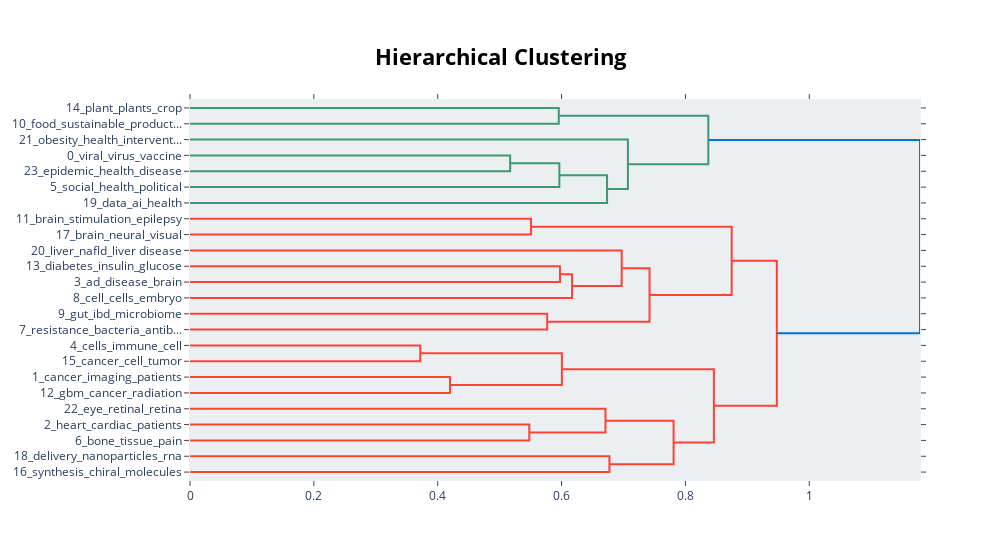

Notebook code for this chart:
### Code cell
topic_model.visualize_hierarchy(custom_labels=False)

### Figure 1 — Plotly figure (JSON) as saved in the notebook; plotly's stock layout.template omitted (floating-point values rounded to 4 significant figures)
{"data": [{"hoverinfo": "text", "marker": {"color": "rgb(61,153,112)"}, "mode": "lines", "type": "scatter", "x": [0.0, 0.5955, 0.5955, 0.0], "xaxis": "x", "y": [-5.0, -5.0, -15.0, -15.0], "yaxis": "y"}, {"hoverinfo": "text", "marker": {"color": "rgb(61,153,112)"}, "mode": "lines", "type": "scatter", "x": [0.0, 0.517, 0.517, 0.0], "xaxis": "x", "y": [-35.0, -35.0, -45.0, -45.0], "yaxis": "y"}, {"hoverinfo": "text", "marker": {"color": "rgb(61,153,112)"}, "mode": "lines", "type": "scatter", "x": [0.517, 0.5964, 0.5964, 0.0], "xaxis": "x", "y": [-40.0, -40.0, -55.0, -55.0], "yaxis": "y"}, {"hoverinfo": "text", "marker": {"color": "rgb(61,153,112)"}, "mode": "lines", "type": "scatter", "x": [0.5964, 0.6735, 0.6735, 0.0], "xaxis": "x", "y": [-47.5, -47.5, -65.0, -65.0], "yaxis": "y"}, {"hoverinfo": "text", "marker": {"color": "rgb(61,153,112)"}, "mode": "lines", "type": "scatter", "x": [0.0, 0.7071, 0.7071, 0.6735], "xaxis": "x", "y": [-25.0, -25.0, -56.25, -56.25], "yaxis": "y"}, {"hoverinfo": "text", "marker": {"color": "rgb(61,153,112)"}, "mode": "lines", "type": "scatter", "x": [0.5955, 0.837, 0.837, 0.7071], "xaxis": "x", "y": [-10.0, -10.0, -40.62, -40.62], "yaxis": "y"}, {"hoverinfo": "text", "marker": {"color": "rgb(255,65,54)"}, "mode": "lines", "type": "scatter", "x": [0.0, 0.5507, 0.5507, 0.0], "xaxis": "x", "y": [-75.0, -75.0, -85.0, -85.0], "yaxis": "y"}, {"hoverinfo": "text", "marker": {"color": "rgb(255,65,54)"}, "mode": "lines", "type": "scatter", "x": [0.0, 0.5974, 0.5974, 0.0], "xaxis": "x", "y": [-105.0, -105.0, -115.0, -115.0], "yaxis": "y"}, {"hoverinfo": "text", "marker": {"color": "rgb(255,65,54)"}, "mode": "lines", "type": "scatter", "x": [0.5974, 0.6169, 0.6169, 0.0], "xaxis": "x", "y": [-110.0, -110.0, -125.0, -125.0], "yaxis": "y"}, {"hoverinfo": "text", "marker": {"color": "rgb(255,65,54)"}, "mode": "lines", "type": "scatter", "x": [0.0, 0.6971, 0.6971, 0.6169], "xaxis": "x", "y": [-95.0, -95.0, -117.5, -117.5], "yaxis": "y"}, {"hoverinfo": "text", "marker": {"color": "rgb(255,65,54)"}, "mode": "lines", "type": "scatter", "x": [0.0, 0.5768, 0.5768, 0.0], "xaxis": "x", "y": [-135.0, -135.0, -145.0, -145.0], "yaxis": "y"}, {"hoverinfo": "text", "marker": {"color": "rgb(255,65,54)"}, "mode": "lines", "type": "scatter", "x": [0.6971, 0.7421, 0.7421, 0.5768], "xaxis": "x", "y": [-106.2, -106.2, -140.0, -140.0], "yaxis": "y"}, {"hoverinfo": "text", "marker": {"color": "rgb(255,65,54)"}, "mode": "lines", "type": "scatter", "x": [0.5507, 0.8747, 0.8747, 0.7421], "xaxis": "x", "y": [-80.0, -80.0, -123.1, -123.1], "yaxis": "y"}, {"hoverinfo": "text", "marker": {"color": "rgb(255,65,54)"}, "mode": "lines", "type": "scatter", "x": [0.0, 0.3718, 0.3718, 0.0], "xaxis": "x", "y": [-155.0, -155.0, -165.0, -165.0], "yaxis": "y"}, {"hoverinfo": "text", "marker": {"color": "rgb(255,65,54)"}, "mode": "lines", "type": "scatter", "x": [0.0, 0.4198, 0.4198, 0.0], "xaxis": "x", "y": [-175.0, -175.0, -185.0, -185.0], "yaxis": "y"}, {"hoverinfo": "text", "marker": {"color": "rgb(255,65,54)"}, "mode": "lines", "type": "scatter", "x": [0.3718, 0.6005, 0.6005, 0.4198], "xaxis": "x", "y": [-160.0, -160.0, -180.0, -180.0], "yaxis": "y"}, {"hoverinfo": "text", "marker": {"color": "rgb(255,65,54)"}, "mode": "lines", "type": "scatter", "x": [0.0, 0.5479, 0.5479, 0.0], "xaxis": "x", "y": [-205.0, -205.0, -215.0, -215.0], "yaxis": "y"}, {"hoverinfo": "text", "marker": {"color": "rgb(255,65,54)"}, "mode": "lines", "type": "scatter", "x": [0.0, 0.6709, 0.6709, 0.5479], "xaxis": "x", "y": [-195.0, -195.0, -210.0, -210.0], "yaxis": "y"}, {"hoverinfo": "text", "marker": {"color": "rgb(255,65,54)"}, "mode": "lines", "type": "scatter", "x": [0.0, 0.6773, 0.6773, 0.0], "xaxis": "x", "y": [-225.0, -225.0, -235.0, -235.0], "yaxis": "y"}, {"hoverinfo": "text", "marker": {"color": "rgb(255,65,54)"}, "mode": "lines", "type": "scatter", "x": [0.6709, 0.7809, 0.7809, 0.6773], "xaxis": "x", "y": [-202.5, -202.5, -230.0, -230.0], "yaxis": "y"}, {"hoverinfo": "text", "marker": {"color": "rgb(255,65,54)"}, "mode": "lines", "type": "scatter", "x": [0.6005, 0.8459, 0.8459, 0.7809], "xaxis": "x", "y": [-170.0, -170.0, -216.2, -216.2], "yaxis": "y"}, {"hoverinfo": "text", "marker": {"color": "rgb(255,65,54)"}, "mode": "lines", "type": "scatter", "x": [0.8747, 0.9476, 0.9476, 0.8459], "xaxis": "x", "y": [-101.6, -101.6, -193.1, -193.1], "yaxis": "y"}, {"hoverinfo": "text", "marker": {"color": "rgb(0,116,217)"}, "mode": "lines", "type": "scatter", "x": [0.837, 1.179, 1.179, 0.9476], "xaxis": "x", "y": [-25.31, -25.31, -147.3, -147.3], "yaxis": "y"}], "layout": {"autosize": false, "height": 560, "hoverlabel": {"bgcolor": "white", "font": {"family": "Rockwell", "size": 16}}, "hovermode": "closest", "plot_bgcolor": "#ECEFF1", "showlegend": false, "title": {"font": {"color": "Black", "size": 22}, "text": "<b>Hierarchical Clustering</b>", "x": 0.5, "xanchor": "center", "yanchor": "top"}, "width": 1000, "xaxis": {"mirror": "allticks", "rangemode": "tozero", "showgrid": false, "showline": true, "showticklabels": true, "ticks": "outside", "type": "linear", "zeroline": false}, "yaxis": {"mirror": "allticks", "range": [-240, 0], "rangemode": "tozero", "showgrid": false, "showline": true, "showticklabels": true, "tickmode": "array", "ticks": "outside", "ticktext": ["14_plant_plants_crop", "10_food_sustainable_product...", "21_obesity_health_intervent...", "0_viral_virus_vaccine", "23_epidemic_health_disease", "5_social_health_political", "19_data_ai_health", "11_brain_stimulation_epilepsy", "17_brain_neural_visual", "20_liver_nafld_liver disease", "13_diabetes_insulin_glucose", "3_ad_disease_brain", "8_cell_cells_embryo", "9_gut_ibd_microbiome", "7_resistance_bacteria_antib...", "4_cells_immune_cell", "15_cancer_cell_tumor", "1_cancer_imaging_patients", "12_gbm_cancer_radiation", "22_eye_retinal_retina", "2_heart_cardiac_patients", "6_bone_tissue_pain", "18_delivery_nanoparticles_rna", "16_synthesis_chiral_molecules"], "tickvals": [-5, -15, -25, -35, -45, -55, -65, -75, -85, -95, -105, -115, -125, -135, -145, -155, -165, -175, -185, -195, -205, -215, -225, -235], "type": "linear", "zeroline": false}}}
